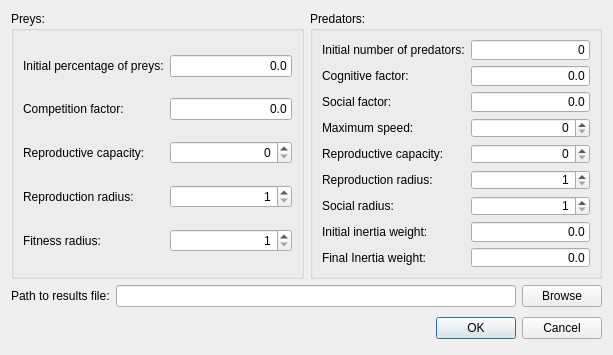
<?xml version="1.0" encoding="UTF-8"?>
<ui version="4.0">
 <class>LocalSettingsDialog</class>
 <widget class="QDialog" name="LocalSettingsDialog">
  <property name="geometry">
   <rect>
    <x>0</x>
    <y>0</y>
    <width>613</width>
    <height>355</height>
   </rect>
  </property>
  <property name="minimumSize">
   <size>
    <width>613</width>
    <height>355</height>
   </size>
  </property>
  <property name="maximumSize">
   <size>
    <width>613</width>
    <height>355</height>
   </size>
  </property>
  <property name="windowTitle">
   <string>Simulation settings</string>
  </property>
  <property name="locale">
   <locale language="Spanish" country="Mexico"/>
  </property>
  <layout class="QVBoxLayout" name="verticalLayout_3">
   <item>
    <layout class="QVBoxLayout" name="verticalLayout_2">
     <item>
      <layout class="QHBoxLayout" name="horizontalLayout_3">
       <item>
        <widget class="QGroupBox" name="groupBoxPreys">
         <property name="title">
          <string>Preys:</string>
         </property>
         <layout class="QGridLayout" name="gridLayout_2">
          <item row="3" column="1">
           <widget class="QSpinBox" name="spinBoxPreyReproductionRadius">
            <property name="alignment">
             <set>Qt::AlignRight|Qt::AlignTrailing|Qt::AlignVCenter</set>
            </property>
            <property name="minimum">
             <number>1</number>
            </property>
            <property name="value">
             <number>1</number>
            </property>
           </widget>
          </item>
          <item row="3" column="0">
           <widget class="QLabel" name="labelPreyReproductionRadius">
            <property name="text">
             <string>Reproduction radius:</string>
            </property>
           </widget>
          </item>
          <item row="2" column="1">
           <widget class="QSpinBox" name="spinBoxPreyReproductiveCapacity">
            <property name="alignment">
             <set>Qt::AlignRight|Qt::AlignTrailing|Qt::AlignVCenter</set>
            </property>
            <property name="value">
             <number>0</number>
            </property>
           </widget>
          </item>
          <item row="2" column="0">
           <widget class="QLabel" name="labelPreyReproductiveCapacity">
            <property name="text">
             <string>Reproductive capacity:</string>
            </property>
           </widget>
          </item>
          <item row="1" column="1">
           <widget class="QLineEdit" name="lineEditCompetitionFactor">
            <property name="text">
             <string>0.0</string>
            </property>
            <property name="alignment">
             <set>Qt::AlignRight|Qt::AlignTrailing|Qt::AlignVCenter</set>
            </property>
           </widget>
          </item>
          <item row="1" column="0">
           <widget class="QLabel" name="labelCompetitionFactor">
            <property name="text">
             <string>Competition factor:</string>
            </property>
           </widget>
          </item>
          <item row="0" column="1">
           <widget class="QLineEdit" name="lineEditInitialPreys">
            <property name="text">
             <string>0.0</string>
            </property>
            <property name="alignment">
             <set>Qt::AlignRight|Qt::AlignTrailing|Qt::AlignVCenter</set>
            </property>
           </widget>
          </item>
          <item row="0" column="0">
           <widget class="QLabel" name="labelInitialPreys">
            <property name="text">
             <string>Initial percentage of preys:</string>
            </property>
           </widget>
          </item>
          <item row="4" column="0">
           <widget class="QLabel" name="labelFitnessRadius">
            <property name="text">
             <string>Fitness radius:</string>
            </property>
           </widget>
          </item>
          <item row="4" column="1">
           <widget class="QSpinBox" name="spinBoxFitnessRadius">
            <property name="alignment">
             <set>Qt::AlignRight|Qt::AlignTrailing|Qt::AlignVCenter</set>
            </property>
            <property name="minimum">
             <number>1</number>
            </property>
            <property name="value">
             <number>1</number>
            </property>
           </widget>
          </item>
         </layout>
        </widget>
       </item>
       <item>
        <widget class="QGroupBox" name="groupBoxPredators">
         <property name="title">
          <string>Predators:</string>
         </property>
         <layout class="QVBoxLayout" name="verticalLayout">
          <item>
           <layout class="QGridLayout" name="gridLayout">
            <item row="0" column="0">
             <widget class="QLabel" name="labelInitialPredators">
              <property name="text">
               <string>Initial number of predators:</string>
              </property>
             </widget>
            </item>
            <item row="0" column="1">
             <widget class="QLineEdit" name="lineEditInitialPredators">
              <property name="text">
               <string>0</string>
              </property>
              <property name="alignment">
               <set>Qt::AlignRight|Qt::AlignTrailing|Qt::AlignVCenter</set>
              </property>
             </widget>
            </item>
            <item row="1" column="0">
             <widget class="QLabel" name="labelCognitiveFactor">
              <property name="text">
               <string>Cognitive factor:</string>
              </property>
             </widget>
            </item>
            <item row="1" column="1">
             <widget class="QLineEdit" name="lineEditCognitiveFactor">
              <property name="text">
               <string>0.0</string>
              </property>
              <property name="alignment">
               <set>Qt::AlignRight|Qt::AlignTrailing|Qt::AlignVCenter</set>
              </property>
             </widget>
            </item>
            <item row="2" column="0">
             <widget class="QLabel" name="labelSocialFactor">
              <property name="text">
               <string>Social factor:</string>
              </property>
             </widget>
            </item>
            <item row="2" column="1">
             <widget class="QLineEdit" name="lineEditSocialFactor">
              <property name="text">
               <string>0.0</string>
              </property>
              <property name="alignment">
               <set>Qt::AlignRight|Qt::AlignTrailing|Qt::AlignVCenter</set>
              </property>
             </widget>
            </item>
            <item row="3" column="0">
             <widget class="QLabel" name="labelMaxSpeed">
              <property name="text">
               <string>Maximum speed:</string>
              </property>
             </widget>
            </item>
            <item row="3" column="1">
             <widget class="QSpinBox" name="spinBoxMaxSpeed">
              <property name="alignment">
               <set>Qt::AlignRight|Qt::AlignTrailing|Qt::AlignVCenter</set>
              </property>
              <property name="value">
               <number>0</number>
              </property>
             </widget>
            </item>
            <item row="4" column="0">
             <widget class="QLabel" name="labelPredatorReproductiveCapacity">
              <property name="text">
               <string>Reproductive capacity:</string>
              </property>
             </widget>
            </item>
            <item row="4" column="1">
             <widget class="QSpinBox" name="spinBoxPredatorReproductiveCapacity">
              <property name="alignment">
               <set>Qt::AlignRight|Qt::AlignTrailing|Qt::AlignVCenter</set>
              </property>
              <property name="value">
               <number>0</number>
              </property>
             </widget>
            </item>
            <item row="5" column="0">
             <widget class="QLabel" name="labelPredatorReproductionRadius">
              <property name="text">
               <string>Reproduction radius:</string>
              </property>
             </widget>
            </item>
            <item row="5" column="1">
             <widget class="QSpinBox" name="spinBoxPredatorReproductionRadius">
              <property name="alignment">
               <set>Qt::AlignRight|Qt::AlignTrailing|Qt::AlignVCenter</set>
              </property>
              <property name="minimum">
               <number>1</number>
              </property>
              <property name="value">
               <number>1</number>
              </property>
             </widget>
            </item>
            <item row="6" column="0">
             <widget class="QLabel" name="labelSocial">
              <property name="text">
               <string>Social radius:</string>
              </property>
             </widget>
            </item>
            <item row="6" column="1">
             <widget class="QSpinBox" name="spinBoxSocialRadius">
              <property name="alignment">
               <set>Qt::AlignRight|Qt::AlignTrailing|Qt::AlignVCenter</set>
              </property>
              <property name="minimum">
               <number>1</number>
              </property>
              <property name="value">
               <number>1</number>
              </property>
             </widget>
            </item>
            <item row="7" column="0">
             <widget class="QLabel" name="labelInitialWeight">
              <property name="text">
               <string>Initial inertia weight:</string>
              </property>
             </widget>
            </item>
            <item row="7" column="1">
             <widget class="QLineEdit" name="lineEditInitialWeight">
              <property name="text">
               <string>0.0</string>
              </property>
              <property name="alignment">
               <set>Qt::AlignRight|Qt::AlignTrailing|Qt::AlignVCenter</set>
              </property>
             </widget>
            </item>
            <item row="8" column="0">
             <widget class="QLabel" name="labelFinalWeight">
              <property name="text">
               <string>Final Inertia weight:</string>
              </property>
             </widget>
            </item>
            <item row="8" column="1">
             <widget class="QLineEdit" name="lineEditFinalWeight">
              <property name="text">
               <string>0.0</string>
              </property>
              <property name="alignment">
               <set>Qt::AlignRight|Qt::AlignTrailing|Qt::AlignVCenter</set>
              </property>
             </widget>
            </item>
           </layout>
          </item>
         </layout>
        </widget>
       </item>
      </layout>
     </item>
     <item>
      <layout class="QHBoxLayout" name="horizontalLayout">
       <item>
        <widget class="QLabel" name="labelResults">
         <property name="text">
          <string>Path to results file:</string>
         </property>
        </widget>
       </item>
       <item>
        <widget class="QLineEdit" name="lineEditPath"/>
       </item>
       <item>
        <widget class="QPushButton" name="pushButtonBrowse">
         <property name="text">
          <string>Browse</string>
         </property>
        </widget>
       </item>
      </layout>
     </item>
     <item>
      <layout class="QHBoxLayout">
       <property name="spacing">
        <number>6</number>
       </property>
       <property name="leftMargin">
        <number>0</number>
       </property>
       <property name="topMargin">
        <number>0</number>
       </property>
       <property name="rightMargin">
        <number>0</number>
       </property>
       <property name="bottomMargin">
        <number>0</number>
       </property>
       <item>
        <spacer>
         <property name="orientation">
          <enum>Qt::Horizontal</enum>
         </property>
         <property name="sizeHint" stdset="0">
          <size>
           <width>131</width>
           <height>31</height>
          </size>
         </property>
        </spacer>
       </item>
       <item>
        <widget class="QPushButton" name="okButton">
         <property name="text">
          <string>OK</string>
         </property>
         <property name="default">
          <bool>true</bool>
         </property>
        </widget>
       </item>
       <item>
        <widget class="QPushButton" name="cancelButton">
         <property name="text">
          <string>Cancel</string>
         </property>
        </widget>
       </item>
      </layout>
     </item>
    </layout>
   </item>
  </layout>
 </widget>
 <tabstops>
  <tabstop>lineEditInitialPreys</tabstop>
  <tabstop>lineEditCompetitionFactor</tabstop>
  <tabstop>spinBoxPreyReproductiveCapacity</tabstop>
  <tabstop>spinBoxPreyReproductionRadius</tabstop>
  <tabstop>spinBoxFitnessRadius</tabstop>
  <tabstop>lineEditInitialPredators</tabstop>
  <tabstop>lineEditCognitiveFactor</tabstop>
  <tabstop>lineEditSocialFactor</tabstop>
  <tabstop>spinBoxMaxSpeed</tabstop>
  <tabstop>spinBoxPredatorReproductiveCapacity</tabstop>
  <tabstop>spinBoxPredatorReproductionRadius</tabstop>
  <tabstop>spinBoxSocialRadius</tabstop>
  <tabstop>lineEditInitialWeight</tabstop>
  <tabstop>lineEditFinalWeight</tabstop>
  <tabstop>lineEditPath</tabstop>
  <tabstop>pushButtonBrowse</tabstop>
  <tabstop>okButton</tabstop>
  <tabstop>cancelButton</tabstop>
 </tabstops>
 <resources/>
 <connections>
  <connection>
   <sender>okButton</sender>
   <signal>clicked()</signal>
   <receiver>LocalSettingsDialog</receiver>
   <slot>accept()</slot>
   <hints>
    <hint type="sourcelabel">
     <x>278</x>
     <y>253</y>
    </hint>
    <hint type="destinationlabel">
     <x>96</x>
     <y>254</y>
    </hint>
   </hints>
  </connection>
  <connection>
   <sender>cancelButton</sender>
   <signal>clicked()</signal>
   <receiver>LocalSettingsDialog</receiver>
   <slot>reject()</slot>
   <hints>
    <hint type="sourcelabel">
     <x>369</x>
     <y>253</y>
    </hint>
    <hint type="destinationlabel">
     <x>179</x>
     <y>282</y>
    </hint>
   </hints>
  </connection>
 </connections>
</ui>
